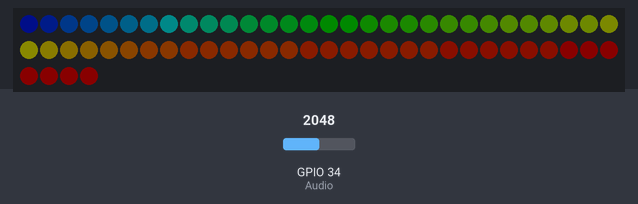
Bench run of a sketch on a simulated ESP32. Parts: 64 RGB LEDs in strip order, left to right, continuing on the next row. The inputs (shaded band) are chosen by the test bench; at power-on: GPIO 34 (Audio) = 2048. Dim RGB values are drawn brighter than linear; what the sketch prints to the serial monitor is not drawn.

Above: at 0.2 s.

The sketch:

ESP32_Frequency-Analyser_Second-running-demo.ino
```cpp
// (licence header left out)
/*
  In this example, the Arduino simulates the sampling of a sinusoidal 1000 Hz
  signal with an amplitude of 100, sampled at 5000 Hz. Samples are stored
  inside the vReal array. The samples are windowed according to Hamming
  function. The FFT is computed using the windowed samples. Then the magnitudes
  of each of the frequencies that compose the signal are calculated. Finally,
  the frequency with the highest peak is obtained, being that the main frequency
  present in the signal.
*/
//FastFourierTransformation
#include "arduinoFFT.h">

//Neopixel
#include <FastLED.h>

#define LED_COUNT 64
#define LED_PIN 2

CRGB leds[LED_COUNT];

arduinoFFT FFT = arduinoFFT(); /* Create FFT object */
/*
These values can be changed in order to evaluate the functions
*/
const uint16_t samples = 1024; //This value MUST ALWAYS be a power of 2
const double samplingFrequency = 40000;
const uint8_t amplitude = 100;
const uint8_t lowestband = 20;
const uint8_t highestband = samplingFrequency/2;


/*These are the input and output vectors
Input vectors receive computed results from FFT*/
double vReal[samples];
double Real[samples];
volatile double vRealBuffer[samples];
volatile double vFFT[samples];
double Imag[samples];

#define SCL_INDEX 0x00
#define SCL_TIME 0x01
#define SCL_FREQUENCY 0x02
#define SCL_PLOT 0x03
#define Audio 34
#define fps 30

/*Input*/
float u[samples];
float Period = 1000000/samplingFrequency;

/* Timing Stuff*/
long TimingOld[6], TimingNew[6];
long oldTime, newTime;

/*LED stuff*/
double Buckets[LED_COUNT];
double BucketsOld[LED_COUNT];
float R=0,G=0,B=0;
int smallestPosition[samples/2];
int freque[LED_COUNT];
int Bucketentries[LED_COUNT];
double middleFrequencys[LED_COUNT];
float Maximum[LED_COUNT];

/*OLD
float BucketAmplitude[64]={396.16, 834.62, 859.69, 714.80, 857.92, 712.57, 535.65, 711.94, 538.18, 538.56, 537.72, 538.66, 409.39, 410.74, 407.79, 409.39, 335.76, 337.05, 336.31, 335.80, 341.94,
                          294.75, 291.30, 305.22, 293.71, 254.86, 252.62, 257.29, 254.26, 234.62, 245.58, 234.68, 247.55, 241.24, 228.47, 239.32, 226.76, 223.12, 204.49, 200.59, 223.26, 207.82,
                          190.25, 197.32, 205.85, 206.74, 204.74, 202.58, 188.04, 192.82, 196.43, 187.38, 185.68, 188.67, 188.73, 182.76, 186.18, 178.90, 165.88, 193.28, 169.95, 171.03, 174.24, 296.27};
*/

/*NEW*/
float BucketAmplitude[64]={5930.33, 5061.44, 4989.55, 4642.48, 8106.07, 4803.11, 7438.56, 7596.22, 7637.06, 8922.90, 7635.20, 7545.49, 7855.98, 7265.73, 7284.55, 7954.88, 6967.67, 6533.06, 7974.01,
                          5721.41, 6453.77, 5743.20, 4836.87, 8339.20, 4494.45, 3823.16, 4599.52, 3524.77, 3769.01, 4222.47, 4285.72, 4053.66, 3550.06, 3040.68, 3758.38, 3141.70, 2819.16, 2852.95,
                          3038.94, 3947.54, 3230.10, 4091.78, 3094.80, 3449.45, 3393.59, 3265.20, 3201.85, 3384.65, 3417.98, 3471.47, 6339.01, 4113.68, 3864.07, 3930.64, 3272.28, 3877.16, 2743.09,
                          2515.11, 2977.76, 3223.32, 2627.26, 2246.24, 2284.94, 13031.66};


/*Multicore Computing*/
TaskHandle_t Task1, Task2;
float CorePeriod = 1000000/fps; //time a core has to do its Computation in us
bool checker[7];


void setup()
{
#ifdef __AVR__
 #include <avr/power.h> // Required for 16 MHz Adafruit Trinket
#endif

  FastLED.addLeds<WS2812B, LED_PIN, GRB>(leds, LED_COUNT);
  FastLED.setBrightness(255);

  Serial.begin(115200);
  while(!Serial);
  Serial.println("Ready");
  delay(100);


    /*Bucket arrangement*/
    int Diff[64];
    int smallest;

    int delta=20;
    int del=7;
    for(int i=0; i<64; i++){

      delta=delta + del;
      if(i==0){
        freque[i]=delta;
        }
      else{
        freque[i]=freque[i-1] + delta;
      }
    }

    for (uint16_t i = 0; i < samples/2; i++)
    {
      double abscissa = ((i * 1.0 * samplingFrequency) / samples);

      for(int j=0; j<64;j++){
        Diff[j]=abscissa - freque[j];

        if (Diff[j] < 0){
          Diff[j]=-Diff[j];
        }

        if(j==0){smallest = Diff[j];}
        if(smallest >= Diff[j]){
          smallest = Diff[j];
          smallestPosition[i]=j;

        }
      }

    }
    for(int n=0; n<LED_COUNT; n++){
      for(int i=0; i<samples/2; i++){
        if(smallestPosition[i]==n){
          Bucketentries[n]++;
        }
      }
      Bucketentries[n]=Bucketentries[n]*BucketAmplitude[n]/10;
    }


   /*Multicore Computing*/


   xTaskCreatePinnedToCore(
    CodeCore0,
    "Sampling_Math_Drawing",
    1000,
    NULL,
    1,
    &Task1,
    0);

   xTaskCreatePinnedToCore(
    CodeCore1,
    "FFT",
    1000,
    NULL,
    1,
    &Task2,
    1);
}


void CodeCore0(void * parameter ){

  for(;;){

    //waiting for Core 1
    while(checker[6]){
      TimingOld[0]=micros();
    }
    checker[6]=1;

    //Buckets ~500us
    startbuckets();

    //FastLED ~2600us
    startdrawing();

    //Build raw data ~26700us
    startsampling();

    //Writing Data to Buffer
    for(uint16_t i=0; i<samples; i++){
      vRealBuffer[i]=vReal[i];
    }
    for(uint16_t i=0; i<LED_COUNT; i++){
      BucketsOld[i]=Buckets[i];
    }
    TimingNew[0]=micros();
  }
}


void CodeCore1(void * parameter ){

  for(;;){

    TimingOld[1]=micros();

    //Getting Data from Buffer
    for(uint16_t i=0; i<samples; i++){
      Real[i]=vRealBuffer[i];
      Imag[i]=0;
    }

    //Performing FFT ~32100us
    FFT.Windowing(Real, samples, FFT_WIN_TYP_HAMMING, FFT_FORWARD);
    FFT.Compute(Real, Imag, samples, FFT_FORWARD);
    FFT.ComplexToMagnitude(Real, Imag, samples);
    Real[0]=0;
    Real[1]=0;
    Real[2]=0;

    //Writing Data to Buffer
    for(uint16_t i=0; i< samples; i++){
      vFFT[i]=Real[i];
    }

    //Delaying next Cycle to match fps setting
    TimingNew[1]=micros();
    while(TimingNew[1]-TimingOld[1] < CorePeriod){
      TimingNew[1]=micros();
    }checker[6]=0;
  }
}


void startsampling(){
  for (uint16_t i = 0; i < samples; i++)
      {
        oldTime=micros();
        u[i]=analogRead(Audio);

        vReal[i] = int8_t((amplitude * (u[i]-2125)/4096) / 2.0);

        newTime=micros();
        while((newTime-oldTime) < Period){
        newTime=micros();
        }
      }
}

void startdrawing(){
  for(uint8_t Position = 0; Position < LED_COUNT; Position++){

        if(Position < 26){
          R=255;
          G=Position * 100/26;
          B=0;
        }
        if(Position >= 26 && Position < 33){
          R=255;
          G=100 + (Position - 26) * ((255-100)/(33-26));
          B=0;
        }
        if(Position >=33 && Position < 48){
          R=255 - (Position -33) * (255/(48-33));
          G=255;
          B=0;
        }
        if(Position >=48 && Position < 56){
          R=0;
          G=255;
          B=(Position-48) * (255/(56-48));
        }
        if(Position >=56 && Position <64){
          R=0;
          G=255 - (Position-56) * (255/(64-56));
          B=255;
        }


        R=R/10 * (Buckets[Position]/11) +R/25;
        G=G/10 * (Buckets[Position]/11) +G/25;
        B=B/10 * (Buckets[Position]/11) +B/25;
        if(R > 255){R=255;}
        if(G > 255){G=255;}
        if(B > 255){B=255;}

        leds[LED_COUNT-1-Position] = CRGB(R, G, B);

        }
       FastLED.show();
}

void startbuckets(){

      //Buckets resetten
      for(int i =0; i<LED_COUNT; i++){
        Buckets[i]=0;
      }
      //Buckets Füllen
      for(int n=0; n< samples/2; n++){
        Buckets[smallestPosition[n]]+=vFFT[n];
      }

      //normalising Buckets
      for(int i = 0; i < LED_COUNT; i++){
        Buckets[i]=Buckets[i]*100/Bucketentries[i];
        if(Buckets[i] < 4){
          Buckets[i] = 0;
        }
        if(Buckets[i] > 10){
          //Buckets[i]=100 * (log10(Buckets[i])-1);
          if(Buckets[i]>80){
            Buckets[i]=80;
          }
          Buckets[i]=exp(4.6 * (Buckets[i]/80));
        }

     }

     for( int i=0; i<LED_COUNT -1 ;i++){
        if(Buckets[i]<Buckets[i+1]){
          Buckets[i]=(Buckets[i]+Buckets[i+1])/2;
        }
     }
     for( int i=LED_COUNT; i>0 ;i--){
        if(Buckets[i]<Buckets[i-1]){
          Buckets[i]=(Buckets[i]+Buckets[i-1])/2;
        }
     }

     for( int i=0; i<LED_COUNT; i++){
      if(Buckets[i] < BucketsOld[i]){
          Buckets[i]=(Buckets[i] + 2*BucketsOld[i])/3;
        }
     }
}


void loop()
{
  delay(1);
}
```
